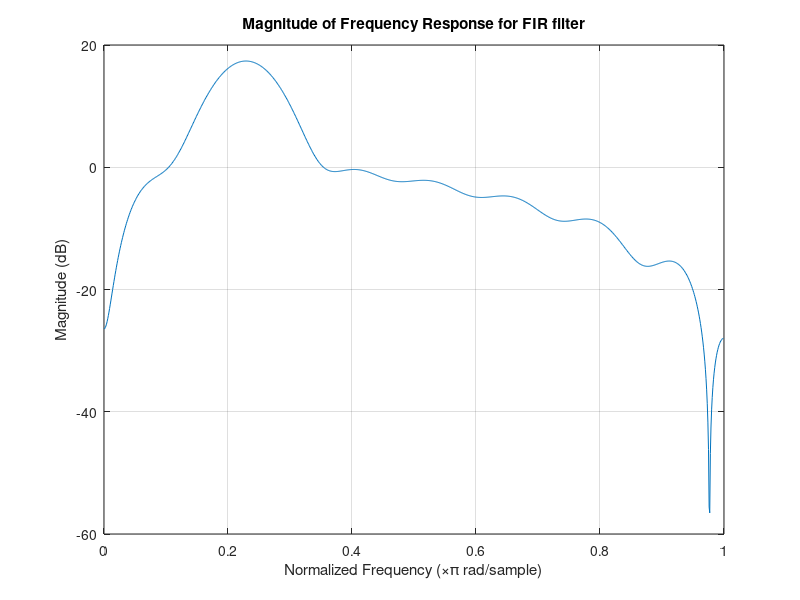
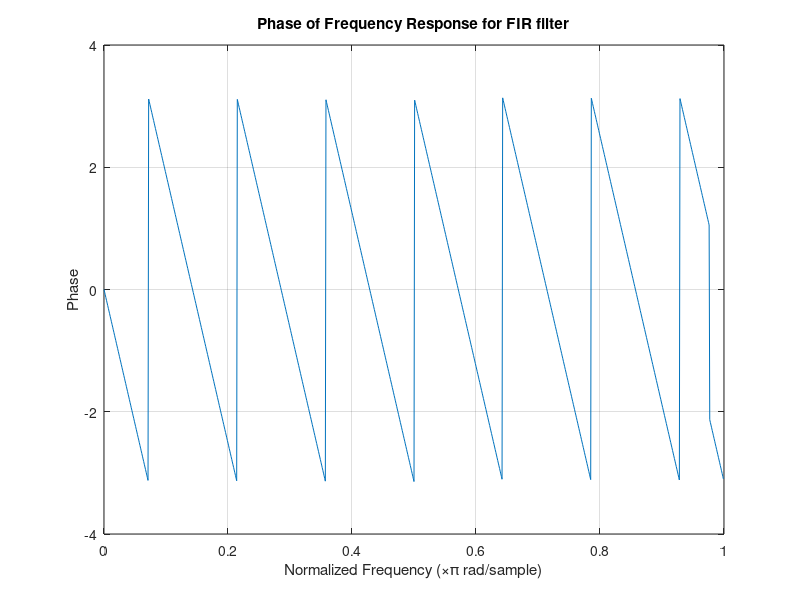
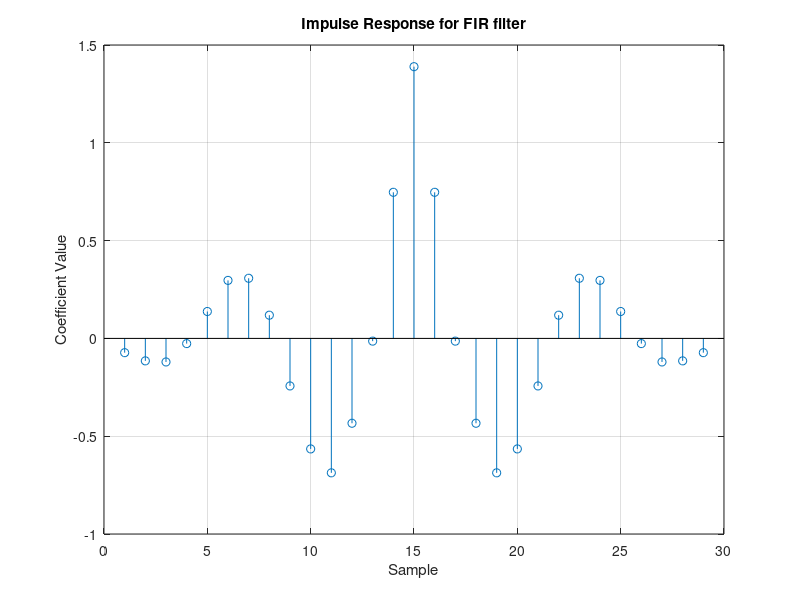

The MATLAB source for these figures, in order:

%h=firls(28,[0,0.1,0.35,1],[0,1,1, 0]);

h=firpm(28,[0,0.1,0.35,1], [0,1,1,0]);

% Frequency response of FIR system
[H, w] = freqz(h, 1, 1000);

figure;
plot(w/pi, 20*log10(abs(H)));
title('Magnitude of Frequency Response for FIR filter');
xlabel('Normalized Frequency (\times\pi rad/sample)');
ylabel('Magnitude (dB)');
grid on;

figure;
plot(w/pi, angle(H));
title('Phase of Frequency Response for FIR filter');
xlabel('Normalized Frequency (\times\pi rad/sample)');
ylabel('Phase');
grid on;

figure;
stem(h);
title('Impulse Response for FIR filter');
xlabel('Sample');
ylabel('Coefficient Value');
grid on;
